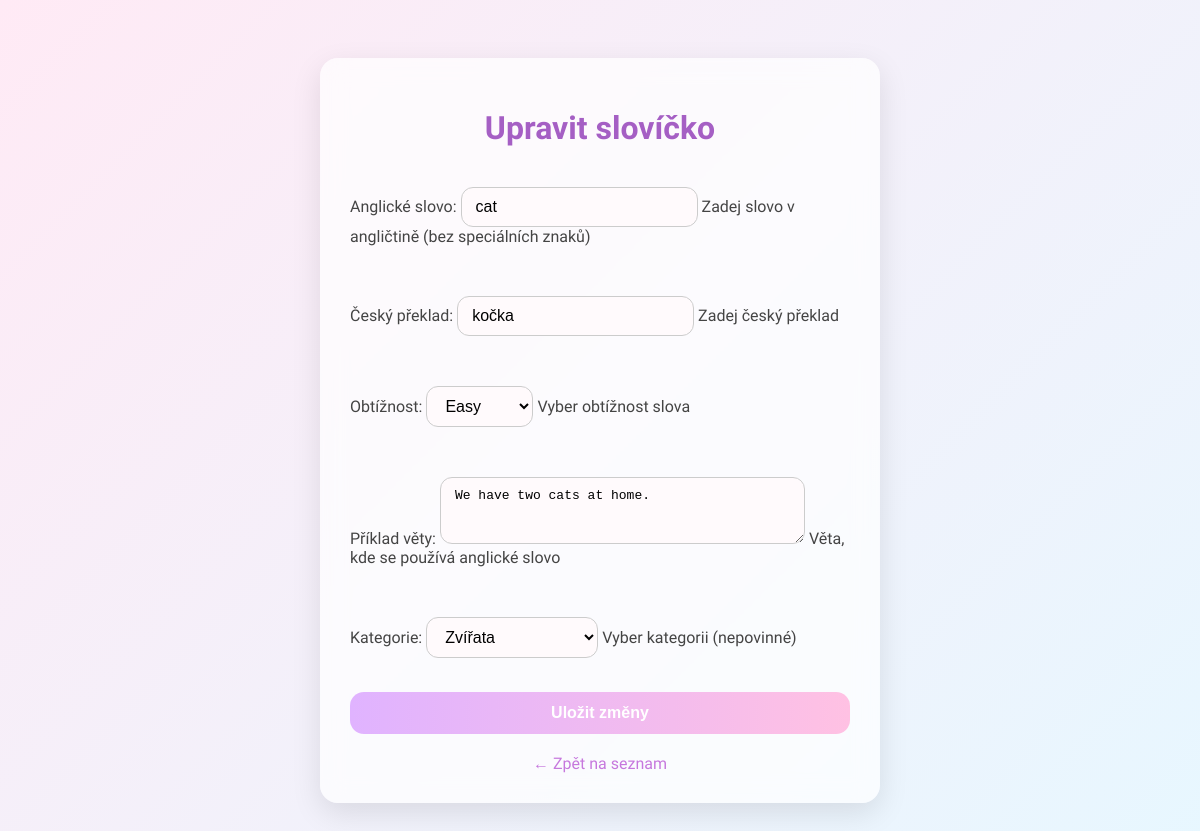
The page /words/edit/1/ (signed in) on the database its author committed.
### core/models.py (models this page shows, shortened)
class Word(models.Model):
    english = models.CharField(
        max_length=100,
        verbose_name="Anglické slovo",
        help_text="Zadej slovo v angličtině (bez speciálních znaků)",
        validators=[RegexValidator(r'^[a-zA-Z\s\-\(\)]+$', 'Pouze písmena, mezery, pomlčky a závorky')]
    )
    czech = models.CharField(
        max_length=100,
        verbose_name="Český překlad",
        help_text="Zadej český překlad"
    )
    difficulty = models.CharField(
        max_length=10,
        choices=[
            ('easy', 'Easy'),
            ('medium', 'Medium'),
            ('hard', 'Hard')
        ],
        verbose_name="Obtížnost",
        help_text="Vyber obtížnost slova"
    )
    category = models.ForeignKey(
        'Category',
        on_delete=models.CASCADE,
        null=True,
        blank=True,
        verbose_name="Kategorie",
        help_text="Vyber kategorii (nepovinné)"
    )
    example_sentence = models.TextField(
        blank=True,
        null=True,
        verbose_name="Příklad věty",
        help_text="Věta, kde se používá anglické slovo"
    )
    class Meta:
        verbose_name = "Slovo"
        verbose_name_plural = "Slova"
        ordering = ['difficulty']

### core/views.py (the view)
# urls.py: path('words/edit/<int:word_id>/', views.edit_word, name='edit_word'),
@login_required
@user_passes_test(is_admin)
def edit_word(request, word_id):
    word = Word.objects.get(id=word_id)
    if request.method == 'POST':
        form = WordForm(request.POST, instance=word)
        if form.is_valid():
            form.save()
            return redirect('word_list')
    else:
        form = WordForm(instance=word)
    return render(request, 'core/edit_word.html', {'form': form, 'word': word})

### core/forms.py
class WordForm(forms.ModelForm):
    class Meta:
        model = Word
        fields = ['english', 'czech', 'difficulty', 'example_sentence', 'category']
        widgets = {
            'english': forms.TextInput(attrs={'class': 'form-control'}),
            'czech': forms.TextInput(attrs={'class': 'form-control'}),
            'difficulty': forms.Select(attrs={'class': 'form-control'}),
            'example_sentence': forms.Textarea(attrs={'class': 'form-control', 'rows': 3}),
            'category': forms.Select(attrs={'class': 'form-control'}),
        }

### core/models.py (called while the page is built)
    def __str__(self):
        return self.name

### core/views.py (called while the page is built)
def is_admin(user):
    return user.is_staff or user.is_superuser

### core/templates/core/edit_word.html (shortened to what this page needs)
<!DOCTYPE html>
<html lang="cs">
<head>
</head>
<body>
  <div class="form-box">
    <h1>Upravit slovíčko</h1>
    <form method="post">
      {{ form.as_p }}
      <button type="submit">Uložit změny</button>
    </form>
    <a href="{% url 'word_list' %}">← Zpět na seznam</a>
  </div>
</body>
</html>

### core/templates/core/edit_word.html (style rules this page uses)
body { font-family: 'Quicksand', sans-serif; background: linear-gradient(135deg, #ffeaf5, #e7f7ff); padding: 50px; color: #444; }
.form-box { max-width: 500px; margin: 0 auto; background: rgba(255, 255, 255, 0.7); padding: 30px; border-radius: 18px; box-shadow: 0 10px 30px rgba(0, 0, 0, 0.1); backdrop-filter: blur(12px); }
h1 { text-align: center; margin-bottom: 24px; color: #a55fc4; }
form { display: flex; flex-direction: column; gap: 18px; }
input[type="text"], select, textarea { padding: 10px 14px; border-radius: 12px; border: 1px solid #ccc; font-size: 1em; background: #fffafc; max-width: 100%; }
textarea { resize: vertical; }
button { padding: 12px 20px; border: none; border-radius: 14px; font-weight: bold; background: linear-gradient(to right, #e0b3ff, #ffc1e3); color: white; cursor: pointer; font-size: 1em; transition: 0.2s; }
a { display: block; margin-top: 20px; text-align: center; color: #c678dd; text-decoration: none; }

### rows shown on the page
Word: english "cat", czech "kočka", difficulty "Easy", example_sentence "We have two cats at home.", category "Zvířata"
